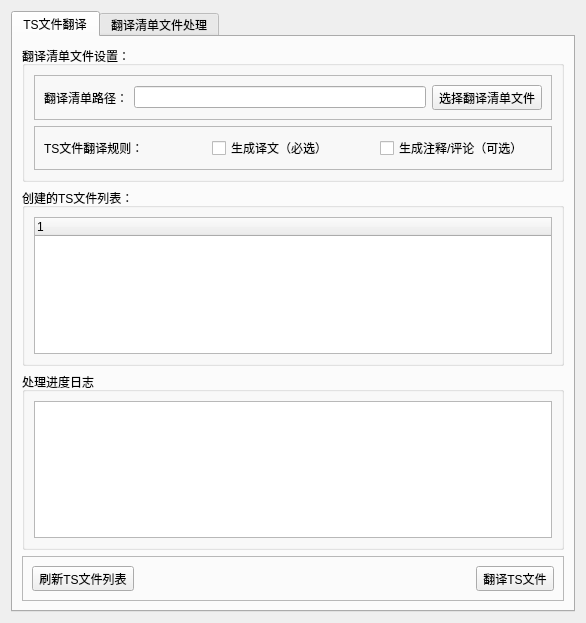
<?xml version="1.0" encoding="UTF-8"?>
<ui version="4.0">
 <class>TsFileTranslateWin</class>
 <widget class="QWidget" name="TsFileTranslateWin">
  <property name="geometry">
   <rect>
    <x>0</x>
    <y>0</y>
    <width>586</width>
    <height>623</height>
   </rect>
  </property>
  <property name="windowTitle">
   <string>Form</string>
  </property>
  <layout class="QGridLayout" name="gridLayout_3">
   <item row="0" column="0">
    <widget class="QTabWidget" name="tabWidget">
     <property name="currentIndex">
      <number>0</number>
     </property>
     <widget class="QWidget" name="tab">
      <attribute name="title">
       <string>TS文件翻译</string>
      </attribute>
      <layout class="QVBoxLayout" name="verticalLayout_2">
       <item>
        <widget class="QGroupBox" name="groupBox">
         <property name="title">
          <string>翻译清单文件设置：</string>
         </property>
         <layout class="QVBoxLayout" name="verticalLayout">
          <item>
           <widget class="QFrame" name="frame_2">
            <property name="frameShape">
             <enum>QFrame::StyledPanel</enum>
            </property>
            <property name="frameShadow">
             <enum>QFrame::Raised</enum>
            </property>
            <layout class="QHBoxLayout" name="horizontalLayout">
             <item>
              <widget class="QLabel" name="label">
               <property name="text">
                <string>翻译清单路径：</string>
               </property>
              </widget>
             </item>
             <item>
              <widget class="QLineEdit" name="lineEdit"/>
             </item>
             <item>
              <widget class="QToolButton" name="SelectTRListTBtn">
               <property name="text">
                <string>选择翻译清单文件</string>
               </property>
              </widget>
             </item>
            </layout>
           </widget>
          </item>
          <item>
           <widget class="QFrame" name="frame_3">
            <property name="frameShape">
             <enum>QFrame::StyledPanel</enum>
            </property>
            <property name="frameShadow">
             <enum>QFrame::Raised</enum>
            </property>
            <layout class="QHBoxLayout" name="horizontalLayout_3">
             <item>
              <widget class="QLabel" name="label_2">
               <property name="text">
                <string>TS文件翻译规则：</string>
               </property>
              </widget>
             </item>
             <item>
              <widget class="QCheckBox" name="checkBox">
               <property name="text">
                <string>生成译文（必选）</string>
               </property>
              </widget>
             </item>
             <item>
              <widget class="QCheckBox" name="checkBox_2">
               <property name="text">
                <string>生成注释/评论（可选）</string>
               </property>
              </widget>
             </item>
            </layout>
           </widget>
          </item>
         </layout>
        </widget>
       </item>
       <item>
        <widget class="QGroupBox" name="groupBox_3">
         <property name="title">
          <string>创建的TS文件列表：</string>
         </property>
         <layout class="QGridLayout" name="gridLayout">
          <item row="0" column="0">
           <widget class="QTreeWidget" name="treeWidget">
            <column>
             <property name="text">
              <string notr="true">1</string>
             </property>
            </column>
           </widget>
          </item>
         </layout>
        </widget>
       </item>
       <item>
        <widget class="QGroupBox" name="groupBox_4">
         <property name="title">
          <string>处理进度日志</string>
         </property>
         <layout class="QGridLayout" name="gridLayout_2">
          <item row="0" column="0">
           <widget class="QTextEdit" name="textEdit"/>
          </item>
         </layout>
        </widget>
       </item>
       <item>
        <widget class="QFrame" name="frame">
         <property name="frameShape">
          <enum>QFrame::StyledPanel</enum>
         </property>
         <property name="frameShadow">
          <enum>QFrame::Raised</enum>
         </property>
         <layout class="QHBoxLayout" name="horizontalLayout_2">
          <item>
           <widget class="QToolButton" name="RefreshTSFileListTBtn">
            <property name="text">
             <string>刷新TS文件列表</string>
            </property>
           </widget>
          </item>
          <item>
           <spacer name="horizontalSpacer">
            <property name="orientation">
             <enum>Qt::Horizontal</enum>
            </property>
            <property name="sizeHint" stdset="0">
             <size>
              <width>466</width>
              <height>20</height>
             </size>
            </property>
           </spacer>
          </item>
          <item>
           <widget class="QToolButton" name="TRTSFileTBtn">
            <property name="text">
             <string>翻译TS文件</string>
            </property>
           </widget>
          </item>
         </layout>
        </widget>
       </item>
      </layout>
     </widget>
     <widget class="QWidget" name="tab_2">
      <attribute name="title">
       <string>翻译清单文件处理</string>
      </attribute>
      <layout class="QVBoxLayout" name="verticalLayout_4">
       <item>
        <widget class="QGroupBox" name="groupBox_2">
         <property name="title">
          <string>翻译清单文件设置：</string>
         </property>
         <layout class="QVBoxLayout" name="verticalLayout_3">
          <item>
           <widget class="QFrame" name="frame_4">
            <property name="frameShape">
             <enum>QFrame::StyledPanel</enum>
            </property>
            <property name="frameShadow">
             <enum>QFrame::Raised</enum>
            </property>
            <layout class="QHBoxLayout" name="horizontalLayout_4">
             <item>
              <widget class="QLabel" name="label_3">
               <property name="text">
                <string>原文件</string>
               </property>
              </widget>
             </item>
             <item>
              <widget class="QLineEdit" name="lineEdit_2"/>
             </item>
             <item>
              <widget class="QToolButton" name="SelectOldFileTBtn">
               <property name="text">
                <string>选择原文件</string>
               </property>
              </widget>
             </item>
            </layout>
           </widget>
          </item>
          <item>
           <widget class="QFrame" name="frame_5">
            <property name="frameShape">
             <enum>QFrame::StyledPanel</enum>
            </property>
            <property name="frameShadow">
             <enum>QFrame::Raised</enum>
            </property>
            <layout class="QHBoxLayout" name="horizontalLayout_5">
             <item>
              <widget class="QLabel" name="label_4">
               <property name="text">
                <string>新文件</string>
               </property>
              </widget>
             </item>
             <item>
              <widget class="QLineEdit" name="lineEdit_3"/>
             </item>
             <item>
              <widget class="QToolButton" name="SelectNewFileTBtn">
               <property name="text">
                <string>选择新文件</string>
               </property>
              </widget>
             </item>
            </layout>
           </widget>
          </item>
         </layout>
        </widget>
       </item>
       <item>
        <widget class="QGroupBox" name="groupBox_5">
         <property name="title">
          <string>处理进度日志</string>
         </property>
         <layout class="QGridLayout" name="gridLayout_4">
          <item row="0" column="0">
           <widget class="QTextEdit" name="textEdit_2"/>
          </item>
         </layout>
        </widget>
       </item>
       <item>
        <widget class="QFrame" name="frame_6">
         <property name="frameShape">
          <enum>QFrame::StyledPanel</enum>
         </property>
         <property name="frameShadow">
          <enum>QFrame::Raised</enum>
         </property>
         <layout class="QHBoxLayout" name="horizontalLayout_6">
          <item>
           <spacer name="horizontalSpacer_2">
            <property name="orientation">
             <enum>Qt::Horizontal</enum>
            </property>
            <property name="sizeHint" stdset="0">
             <size>
              <width>494</width>
              <height>20</height>
             </size>
            </property>
           </spacer>
          </item>
          <item>
           <widget class="QToolButton" name="MergeTRListFileTBtn">
            <property name="text">
             <string>合并翻译清单文件</string>
            </property>
           </widget>
          </item>
         </layout>
        </widget>
       </item>
      </layout>
     </widget>
    </widget>
   </item>
  </layout>
 </widget>
 <resources/>
 <connections/>
</ui>
